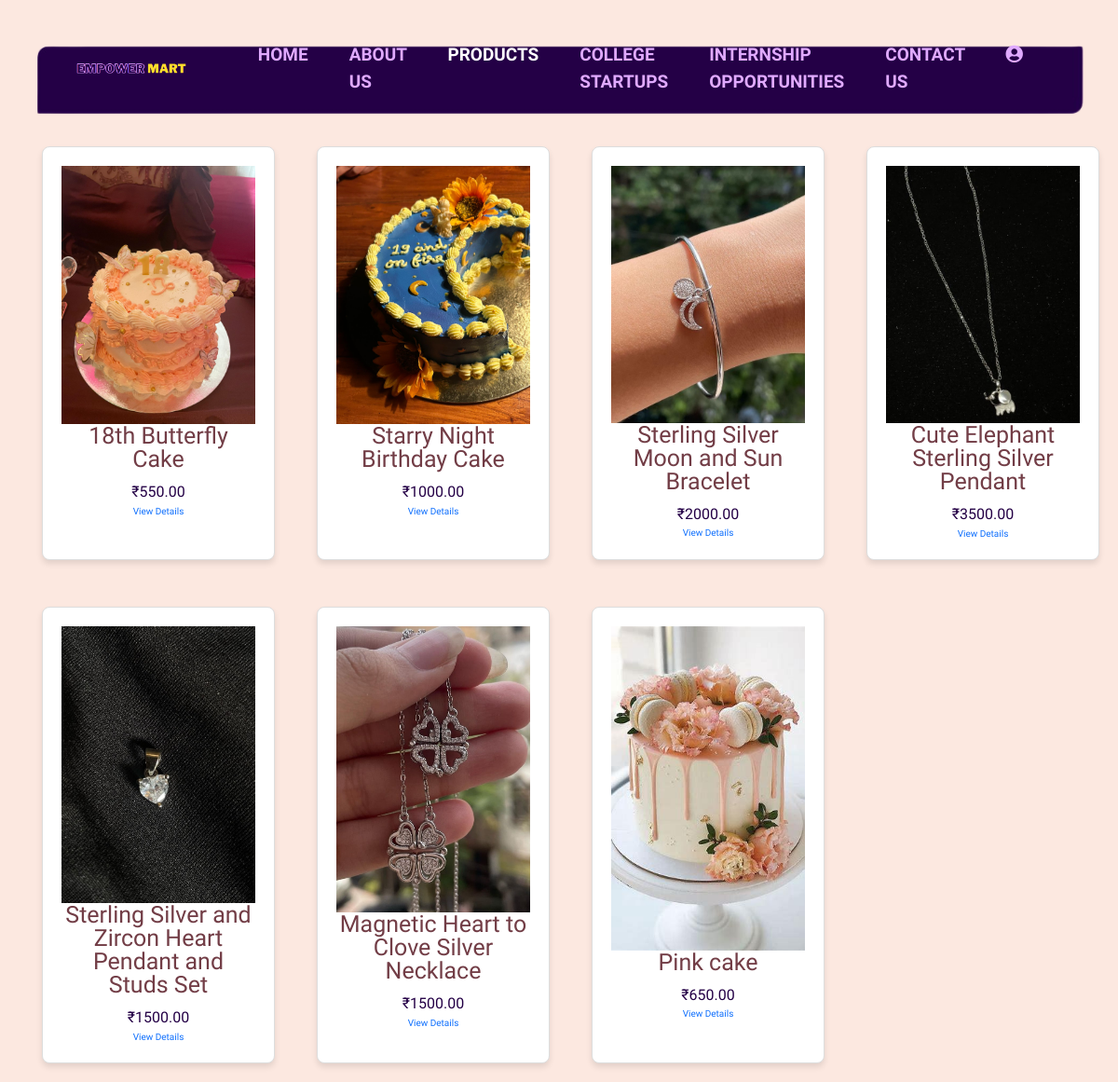
Before: /product/ with the older database file.
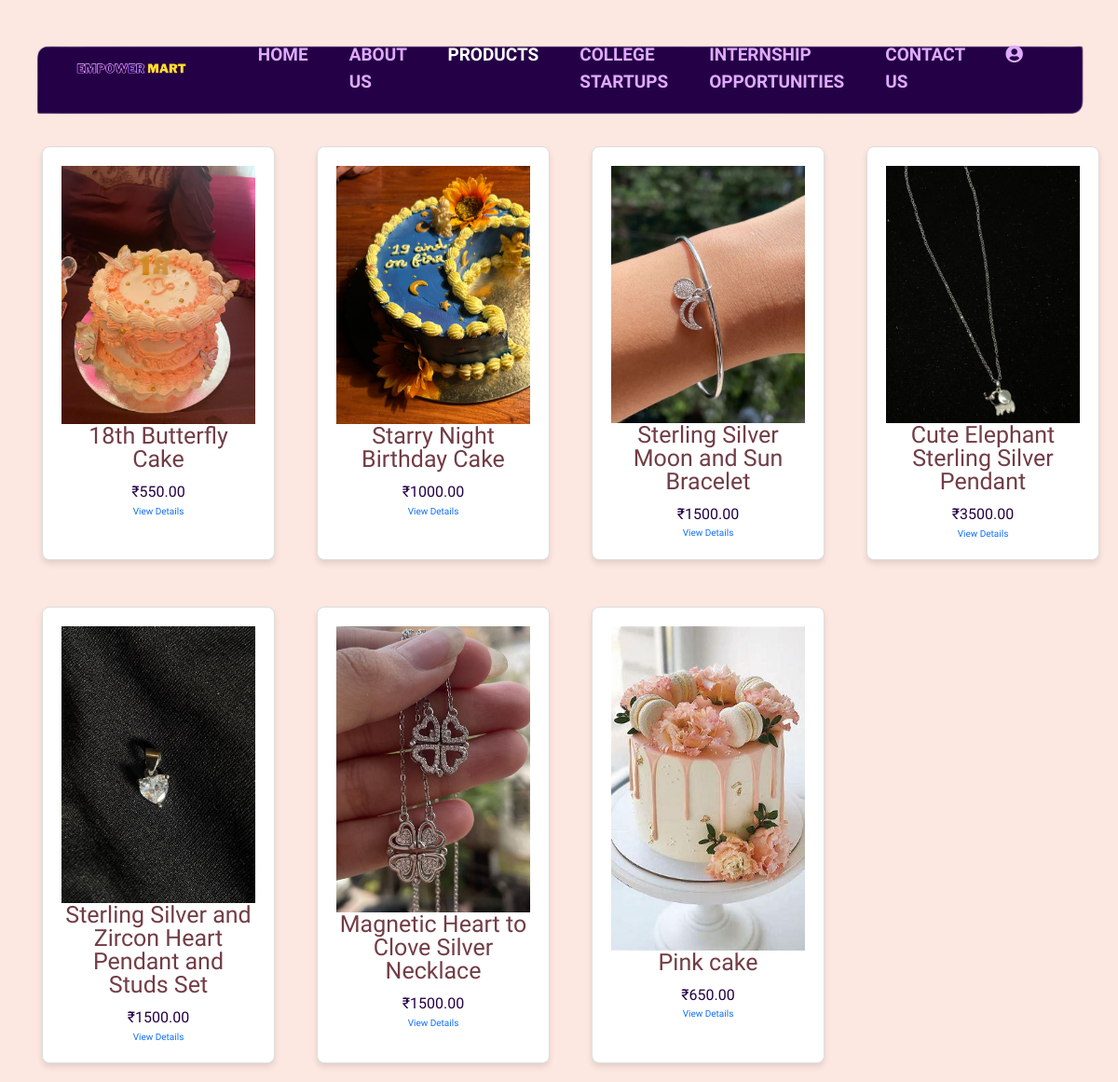
After: the same page with the newer database file.
### home/models.py (models this page shows, shortened)
class Product(models.Model):
    Product_Id = models.AutoField(primary_key=True)
    Product_name = models.CharField(max_length=200)
    Price_per_unit = models.DecimalField(max_digits=10, decimal_places=2, null=True, blank=True)
    Product_Description = models.TextField()
    Product_Image = models.ImageField(upload_to='products/')
    business_name = models.ForeignKey('user', on_delete=models.CASCADE)  # Foreign key to the user model

### home/views.py (the view)
# urls.py: path('product/', views.product_list, name='product_list'),
def product_list(request):
    products = Product.objects.all()
    return render(request, 'product.html', {'products': products})

### templates/product.html (shortened to what this page needs)
<!DOCTYPE html>
{% load static %}
<html lang="en">
<head>
    <link rel="stylesheet" href="{% static 'css/lightbox.css' %}">
    <link href="https://cdn.jsdelivr.net/npm/bootstrap@5.1.3/dist/css/bootstrap.min.css" rel="stylesheet">
    <link rel="stylesheet" href="https://cdnjs.cloudflare.com/ajax/libs/font-awesome/5.15.4/css/all.min.css" />
    <link rel="stylesheet" type="text/css" href="{% static 'css/style.css' %}">
    <link rel="stylesheet" href="{% static 'css/responsive-style.css' %}">
</head>
<body>
  <header id="full-nav">
    <div class="header">
        <nav class="navbar navbar-expand-lg">
            <a class="navbar-brand" href="#">
                <img src="{% static 'images/logo1.png' %}" alt="Logo" class='logo'>
            </a>
            <div class="collapse navbar-collapse" id="navbarNav">
                <ul class="navbar-nav mx-auto">
                    <li class="nav-item">
                        <a class="nav-link" aria-current="page" href="{% url 'home' %}">Home</a>
                    </li>
                    <li class="nav-item">
                        <a class="nav-link" href="{% url 'about' %}">About Us</a>
                    </li>
                    <li class="nav-item">
                        <a class="nav-link  active" href="#">Products</a>
                    </li>
                    <li class="nav-item">
                        <a class="nav-link" href="{% url 'startup' %}">College Startups</a>
                    </li>
                    <li class="nav-item">
                        <a class="nav-link" href="{% url 'internship' %}">Internship Opportunities</a>
                    </li>
                    <li class="nav-item">
                        <a class="nav-link" href="https://docs.google.com/forms/d/e/1FAIpQLSemODBRhASNpFRlV64wCOltSxSLDR_WBGUQKw6XmJerUi9uJQ/viewform?usp=sf_link">Contact Us</a>
                    </li>
                    <li class="nav-item">
                        <a class="nav-link" href="{% url 'login' %}" title="Login">
                            <i class="fas fa-user-circle"></i>
                        </a>
                    </li>
                </ul>
            </div>
        </nav>
    </div>
  </header>
  <body class="product_page">
    <div class="product-grid">
        {% if products %}
            {% for product in products %}
                <div class="product-card" onclick="window.location.href='{% url 'product_detail' product.Product_Id %}'">
                    <img src="{{ product.Product_Image.url }}" alt="{{ product.Product_name }}" class="product-image">
                    <div class="product-info">
                        <h4>{{ product.Product_name }}</h4>
                        <p>₹{{ product.Price_per_unit }}</p>
                        <a href="{% url 'product_detail' id=product.Product_Id %}">View Details</a>
                    </div>
                </div>
            {% empty %}
                <p>No products available at the moment.</p>
            {% endfor %}
        {% else %}
            <p>No products available at the moment.</p>
        {% endif %}
    </div>
</body>
</body>
</html>

Changed rows visible on the page:
changed Product "Sterling Silver Moon and Sun Bracelet": Price_per_unit "2000.00" → "1500.00"
